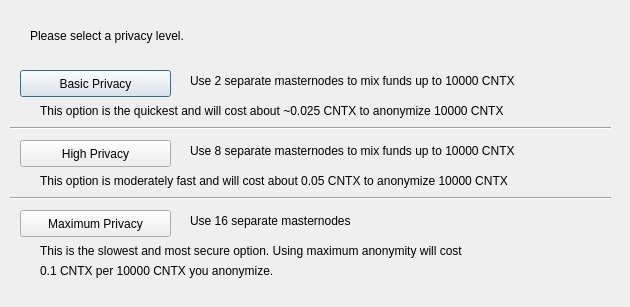
<?xml version="1.0" encoding="UTF-8"?>
<ui version="4.0">
 <class>ObfuscationConfig</class>
 <widget class="QDialog" name="ObfuscationConfig">
  <property name="geometry">
   <rect>
    <x>0</x>
    <y>0</y>
    <width>630</width>
    <height>307</height>
   </rect>
  </property>
  <property name="windowTitle">
   <string>Configure Obfuscation</string>
  </property>
  <widget class="QPushButton" name="buttonBasic">
   <property name="geometry">
    <rect>
     <x>20</x>
     <y>70</y>
     <width>151</width>
     <height>27</height>
    </rect>
   </property>
   <property name="text">
    <string>Basic Privacy</string>
   </property>
  </widget>
  <widget class="QPushButton" name="buttonHigh">
   <property name="geometry">
    <rect>
     <x>20</x>
     <y>140</y>
     <width>151</width>
     <height>27</height>
    </rect>
   </property>
   <property name="text">
    <string>High Privacy</string>
   </property>
  </widget>
  <widget class="QPushButton" name="buttonMax">
   <property name="geometry">
    <rect>
     <x>20</x>
     <y>210</y>
     <width>151</width>
     <height>27</height>
    </rect>
   </property>
   <property name="text">
    <string>Maximum Privacy</string>
   </property>
  </widget>
  <widget class="QLabel" name="label">
   <property name="geometry">
    <rect>
     <x>30</x>
     <y>20</y>
     <width>571</width>
     <height>31</height>
    </rect>
   </property>
   <property name="text">
    <string>Please select a privacy level.</string>
   </property>
  </widget>
  <widget class="QLabel" name="label_2">
   <property name="geometry">
    <rect>
     <x>190</x>
     <y>70</y>
     <width>421</width>
     <height>21</height>
    </rect>
   </property>
   <property name="text">
    <string>Use 2 separate masternodes to mix funds up to 10000 CNTX</string>
   </property>
  </widget>
  <widget class="QLabel" name="label_3">
   <property name="geometry">
    <rect>
     <x>190</x>
     <y>140</y>
     <width>411</width>
     <height>21</height>
    </rect>
   </property>
   <property name="text">
    <string>Use 8 separate masternodes to mix funds up to 10000 CNTX</string>
   </property>
  </widget>
  <widget class="QLabel" name="label_4">
   <property name="geometry">
    <rect>
     <x>190</x>
     <y>210</y>
     <width>421</width>
     <height>21</height>
    </rect>
   </property>
   <property name="text">
    <string>Use 16 separate masternodes</string>
   </property>
  </widget>
  <widget class="QLabel" name="label_6">
   <property name="geometry">
    <rect>
     <x>40</x>
     <y>100</y>
     <width>561</width>
     <height>21</height>
    </rect>
   </property>
   <property name="text">
    <string>This option is the quickest and will cost about ~0.025 CNTX to anonymize 10000 CNTX</string>
   </property>
  </widget>
  <widget class="QLabel" name="label_7">
   <property name="geometry">
    <rect>
     <x>40</x>
     <y>170</y>
     <width>561</width>
     <height>21</height>
    </rect>
   </property>
   <property name="text">
    <string>This option is moderately fast and will cost about 0.05 CNTX to anonymize 10000 CNTX</string>
   </property>
  </widget>
  <widget class="QLabel" name="label_8">
   <property name="geometry">
    <rect>
     <x>40</x>
     <y>240</y>
     <width>561</width>
     <height>21</height>
    </rect>
   </property>
   <property name="text">
    <string>This is the slowest and most secure option. Using maximum anonymity will cost</string>
   </property>
  </widget>
  <widget class="QLabel" name="label_9">
   <property name="geometry">
    <rect>
     <x>40</x>
     <y>260</y>
     <width>561</width>
     <height>21</height>
    </rect>
   </property>
   <property name="text">
    <string>0.1 CNTX per 10000 CNTX you anonymize.</string>
   </property>
  </widget>
  <widget class="Line" name="line">
   <property name="geometry">
    <rect>
     <x>10</x>
     <y>120</y>
     <width>601</width>
     <height>16</height>
    </rect>
   </property>
   <property name="orientation">
    <enum>Qt::Horizontal</enum>
   </property>
  </widget>
  <widget class="Line" name="line_2">
   <property name="geometry">
    <rect>
     <x>10</x>
     <y>190</y>
     <width>601</width>
     <height>16</height>
    </rect>
   </property>
   <property name="orientation">
    <enum>Qt::Horizontal</enum>
   </property>
  </widget>
 </widget>
 <resources/>
 <connections/>
</ui>
